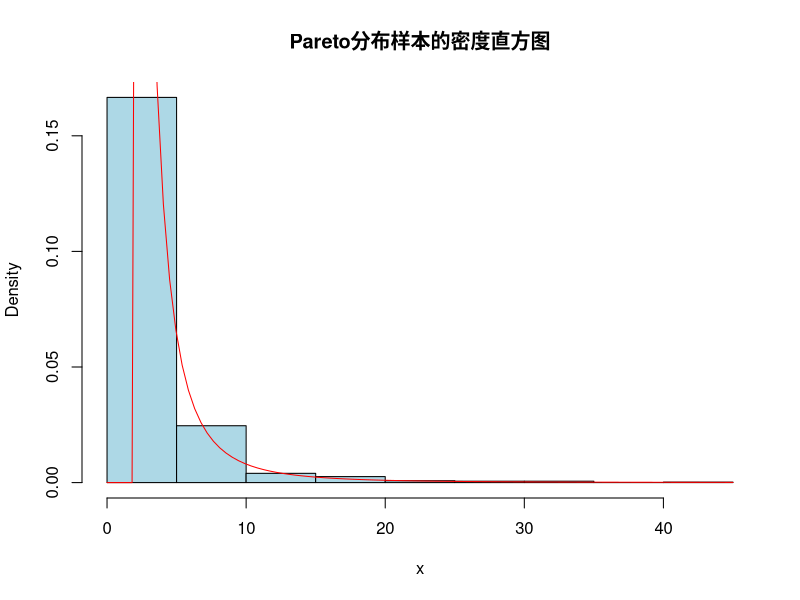

This figure's R source:
library(VGAM)

# 设置参数
a <- 2
b <- 2
n <- 1000  # 样本量

# 逆变换法生成Pareto分布随机样本
u <- runif(n)  # 生成[0,1]均匀分布的随机数
x <- b / (u^(1/a))  # 逆变换公式

# 绘制密度直方图和使用VGAM包中的dpowerpareto函数绘制Pareto分布密度曲线
hist(x, probability = TRUE, main = "Pareto分布样本的密度直方图", col = "lightblue")
curve(dpareto(x, shape = a, scale = b), col = "red", add = TRUE)
